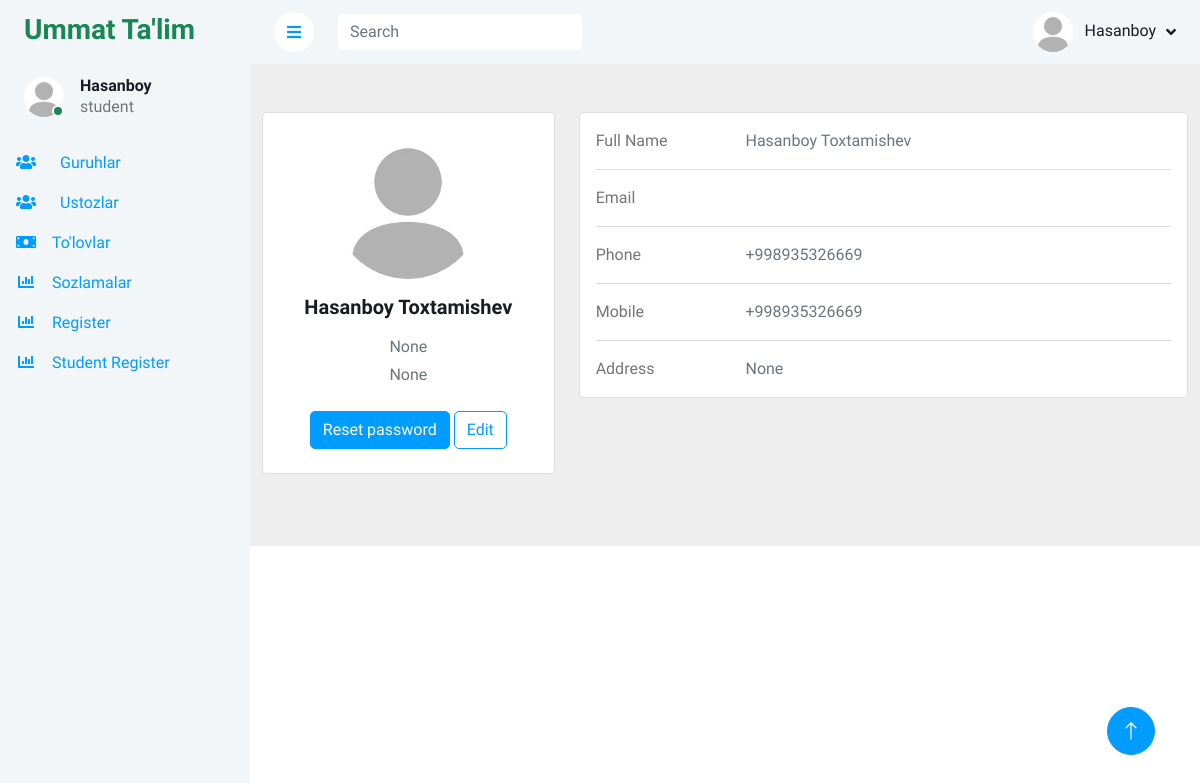
/profil/ (signed in), run on an earlier commit of the app's database.
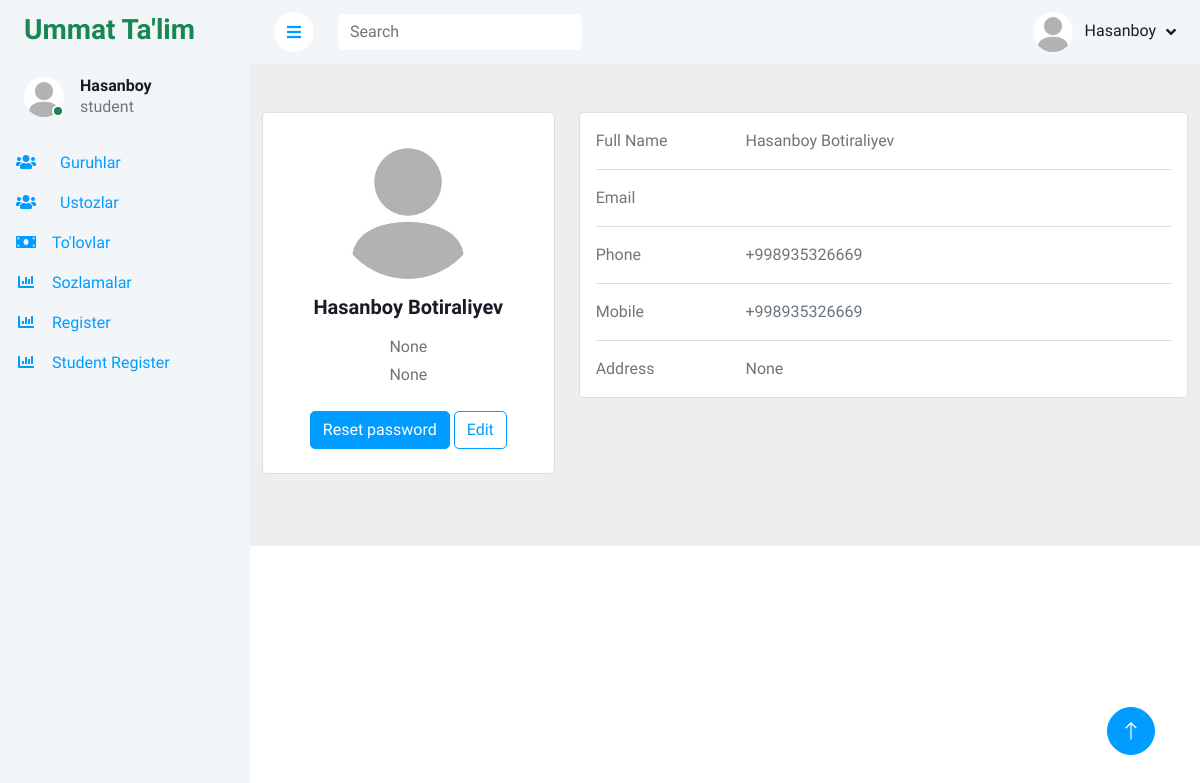
And on a later commit of the database.
### users/models.py (models this page shows)
class User(AbstractUser):
    USER_ROLE =(
        ('student','student'),
        ('teacher','teacher'),
        ('admin','admin'),
    )
    image = models.ImageField(upload_to='profile_pics/', blank=True, null=True, default='profile_pics/default.jpg')
    phone_number = models.CharField(max_length=13, blank=True, null=True)
    address = models.CharField(max_length=200, blank=True, null=True)
    jobs = models.CharField(max_length=200, blank=True, null=True)
    user_role = models.CharField(max_length=100,choices=USER_ROLE,default="student")

### users/views.py (the view)
# urls.py: path('profil/', ProfileView.as_view(), name='profil'),
class ProfileView(LoginRequiredMixin,View):
    def get(self,request):
        user = request.user
        return render(request,'users/profil.html',context={"user":user})

### users/templates/users/profil.html (shortened to what this page needs)
{% extends 'users/dashboard.html' %}
{% block content %}
<section style="background-color: #eee;">
    <div class="container py-5">
      <div class="row">
        <div class="col-lg-4">
          <div class="card mb-4">
            <div class="card-body text-center">
              <img src="{{user.image.url}}" alt="avatar"
                class="rounded-circle img-fluid" style="width: 150px;">
              <h5 class="my-3">{{user.first_name}} {{user.last_name}}</h5>
              <p class="text-muted mb-1">{{user.jobs}}</p>
              <p class="text-muted mb-4">{{user.address}}</p>
              <div class="d-flex justify-content-center mb-2">
                <a href="{% url 'users:resed_password' %}"  class="btn btn-primary">Reset password</a>
                <a href="{% url 'users:edit' user.id %}" class="btn btn-outline-primary ms-1">Edit</a>
              </div>
            </div>
          </div>
        </div>
        <div class="col-lg-8">
          <div class="card mb-4">
            <div class="card-body">
              <div class="row">
                <div class="col-sm-3">
                  <p class="mb-0">Full Name</p>
                </div>
                <div class="col-sm-9">
                  <p class="text-muted mb-0">{{user.first_name}} {{user.last_name}}</p>
                </div>
              </div>
              <hr>
              <div class="row">
                <div class="col-sm-3">
                  <p class="mb-0">Email</p>
                </div>
                <div class="col-sm-9">
                </div>
              </div>
              <hr>
              <div class="row">
                <div class="col-sm-3">
                  <p class="mb-0">Phone</p>
                </div>
                <div class="col-sm-9">
                  <p class="text-muted mb-0">{{user.phone_number}}</p>
                </div>
              </div>
              <hr>
              <div class="row">
                <div class="col-sm-3">
                  <p class="mb-0">Mobile</p>
                </div>
                <div class="col-sm-9">
                  <p class="text-muted mb-0">{{user.phone_number}}</p>
                </div>
              </div>
              <hr>
              <div class="row">
                <div class="col-sm-3">
                  <p class="mb-0">Address</p>
                </div>
                <div class="col-sm-9">
                  <p class="text-muted mb-0">{{user.address}}</p>
                </div>
              </div>
            </div>
          </div>
        </div>
      </div>
    </div>
  </section>
{% endblock content %}

### users/templates/users/dashboard.html (shortened to what this page needs)
{% load static %}
<!DOCTYPE html>
<html lang="en">
<head>
    <link href="https://cdnjs.cloudflare.com/ajax/libs/font-awesome/5.10.0/css/all.min.css" rel="stylesheet">
    <link href="https://cdn.jsdelivr.net/npm/bootstrap-icons@1.4.1/font/bootstrap-icons.css" rel="stylesheet">
    <link href="{% static 'lib/owlcarousel/assets/owl.carousel.min.css' %}" rel="stylesheet">
    <link href="{% static 'lib/tempusdominus/css/tempusdominus-bootstrap-4.min.css' %}" rel="stylesheet" />
    <link href="{% static 'css/bootstrap.min.css' %}" rel="stylesheet">
    <link href="{% static 'css/style.css' %}" rel="stylesheet">
</head>
<body>
    <div class="container-fluid position-relative bg-white d-flex p-0">
        <div class="sidebar pe-4 pb-3">
            <nav class="navbar bg-light navbar-light">
                <a href="#" class="navbar-brand mx-4 mb-3">
                    <h3 class="text-success">Ummat Ta'lim</h3>
                </a>
                <div class="d-flex align-items-center ms-4 mb-4">
                    <div class="position-relative">
                        <img class="rounded-circle" src="{{user.image.url}}" alt="" style="width: 40px; height: 40px;">
                        <div class="bg-success rounded-circle border border-2 border-white position-absolute end-0 bottom-0 p-1"></div>
                    </div>
                    <div class="ms-3">
                        <h6 class="mb-0">{{user.first_name}}</h6>
                        <span>{{user.user_role}}</span>
                    </div>
                </div>
                    <a href="{% url 'users:groups' %}" class="nav-item nav-link"><i class="fas fa-users fa-fw me-4"></i>Guruhlar</a>
                    <a href="{% url 'users:teacher' %}" class="nav-item nav-link"><i class="fas fa-users fa-fw me-4"></i>Ustozlar</a>
                    <a href="{% url 'users:teacher_tolov' %}" class="nav-item nav-link"><i class="fas fa-money-bill fa-fw me-3"></i>To'lovlar</a>
                    <a href="{% url 'users:profil' %}" class="nav-item nav-link"><i class="fas fa-chart-bar fa-fw me-3"></i>Sozlamalar</a>
                    <a href="{% url 'users:register' %}" class="nav-item nav-link"><i class="fas fa-chart-bar fa-fw me-3"></i>Register</a>
                    <a href="{% url 'users:create_student' %}" class="nav-item nav-link"><i class="fas fa-chart-bar fa-fw me-3"></i>Student Register</a>
                </div>
        </div>
        <div class="content">
        <nav class="navbar navbar-expand bg-light navbar-light sticky-top px-4 py-0">
            <a href="#" class="sidebar-toggler flex-shrink-0">
                <i class="fa fa-bars"></i>
            </a>
            <form class="d-none d-md-flex ms-4">
                <input class="form-control border-0" type="search" placeholder="Search">
            </form>
            <div class="navbar-nav align-items-center ms-auto">
                <div class="nav-item dropdown">
                    <a href="#" class="nav-link dropdown-toggle" data-bs-toggle="dropdown">
                        <img class="rounded-circle me-lg-2" src="{{ user.image.url }}" alt="" style="width: 40px; height: 40px;">
                        <span class="d-none d-lg-inline-flex">{{ user.first_name }}</span>
                    </a>
                </div>
            </div>
            </nav>
        {% block content %}
        {% endblock content %}
        <a href="#" class="btn btn-lg btn-primary btn-lg-square back-to-top"><i class="bi bi-arrow-up"></i></a>
    </div>
</body>
</html>

### static/css/style.css (style rules this page uses)
:root { --primary: #009CFF; --light: #F3F6F9; --dark: #191C24; }
.back-to-top { position: fixed; display: none; right: 45px; bottom: 45px; z-index: 99; }
.btn { transition: .5s; }
.btn.btn-primary { color: #FFFFFF; }
.btn-lg-square { width: 48px; height: 48px; }
.btn-square, .btn-sm-square, .btn-lg-square { padding: 0; display: inline-flex; align-items: center; justify-content: center; font-weight: normal; border-radius: 50px; }
.sidebar { position: fixed; top: 0; left: 0; bottom: 0; width: 250px; height: 100vh; overflow-y: auto; background: var(--light); transition: 0.5s; z-index: 999; }
.content { margin-left: 250px; min-height: 100vh; background: #FFFFFF; transition: 0.5s; }
@media (min-width: 992px) { .sidebar { margin-left: 0; } }
@media (min-width: 992px) { .content { width: calc(100% - 250px); } }
.content .navbar .navbar-nav .nav-link { margin-left: 25px; padding: 12px 0; color: var(--dark); outline: none; }
.content .navbar .sidebar-toggler, .content .navbar .navbar-nav .nav-link i { width: 40px; height: 40px; display: inline-flex; align-items: center; justify-content: center; background: #FFFFFF; border-radius: 40px; }
.content .navbar .dropdown-toggle::after { margin-left: 6px; vertical-align: middle; border: none; content: "\f107"; font-family: "Font Awesome 5 Free"; font-weight: 900; transition: .5s; }

What changed in the data, as far as the page shows it:
changed User "Hasanboy": last_name "Toxtamishev" → "Botiraliyev"
